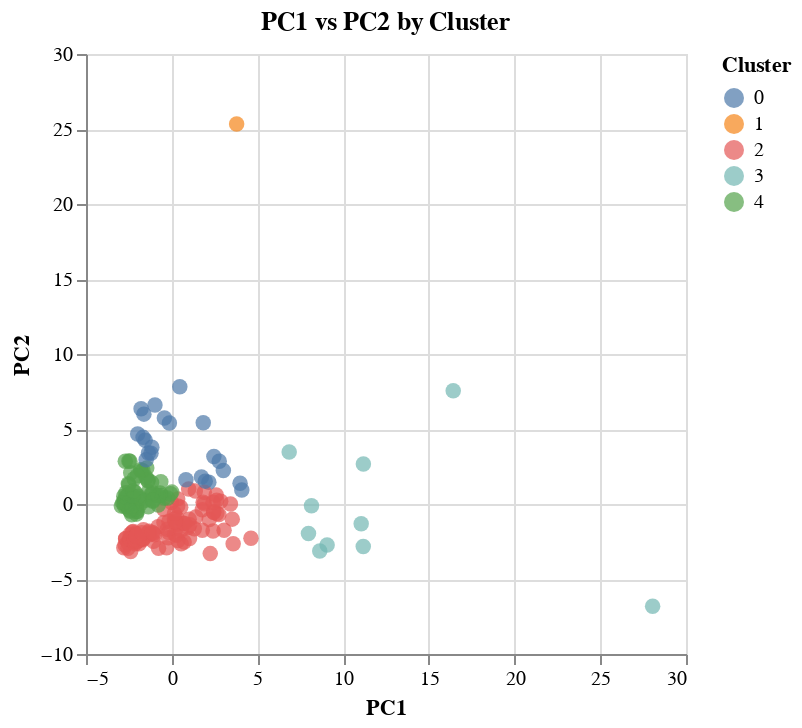

The code cell stored with this chart in its notebook:
### Markdown cell above
<font size = "4">PCA 2 dimensions, kmeans</font>

### Code cell
kmeans_kwargs = {'init': 'random', 'n_init': 10, 
                 'max_iter': 300, 'random_state':100}
kmeans = KMeans(n_clusters = 5, **kmeans_kwargs)
model = PCA(n_components = 2,random_state = 0)
model_data = pd.DataFrame(model.fit_transform(scaled_data))
model_data["Cluster"] = kmeans.fit_predict(model_data)
model_data = model_data.rename({0:"PC1",1:"PC2"}, axis = 1)
pca_2_chart = alt.Chart(model_data).mark_circle(size = 60).encode(
    x = alt.X("PC1", title = "PC1"),
    y = alt.Y("PC2", title = "PC2"),
    color = alt.Color("Cluster:N")
).properties(title = alt.TitleParams(text = "PC1 vs PC2 by Cluster"))
pca_2_chart

### Figure 1 — Vega-Lite specification as saved in the notebook (floating-point values rounded to 4 significant figures; data arrays with more than 128 entries replaced by an {"elided": "..."} marker saying what was removed)
{"config": {"view": {"continuousWidth": 300, "continuousHeight": 300}}, "data": {"name": "data-1d73f1da505b91d7aac762fab0324cf7"}, "mark": {"type": "circle", "size": 60}, "encoding": {"color": {"field": "Cluster", "type": "nominal"}, "x": {"field": "PC1", "title": "PC1", "type": "quantitative"}, "y": {"field": "PC2", "title": "PC2", "type": "quantitative"}}, "title": {"text": "PC1 vs PC2 by Cluster"}, "$schema": "https://vega.github.io/schema/vega-lite/v5.20.1.json", "datasets": {"data-1d73f1da505b91d7aac762fab0324cf7": {"elided": "193 records"}}}
